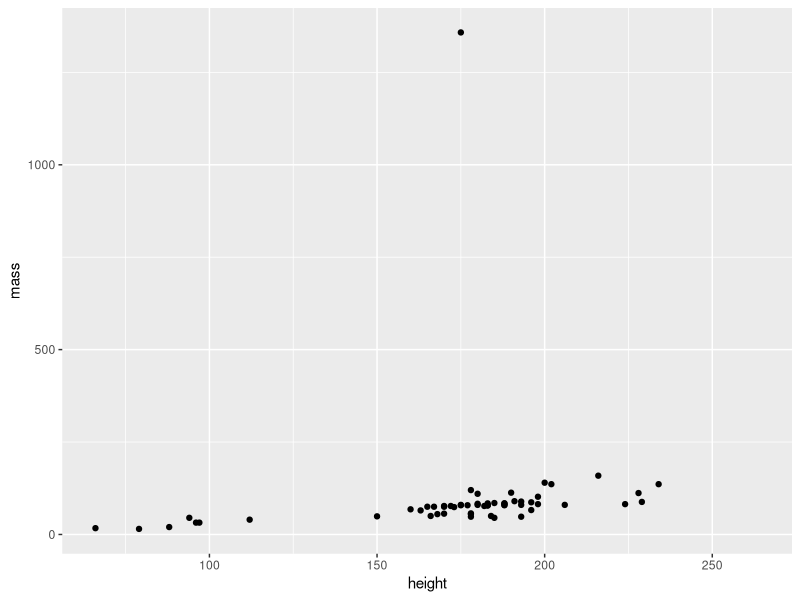
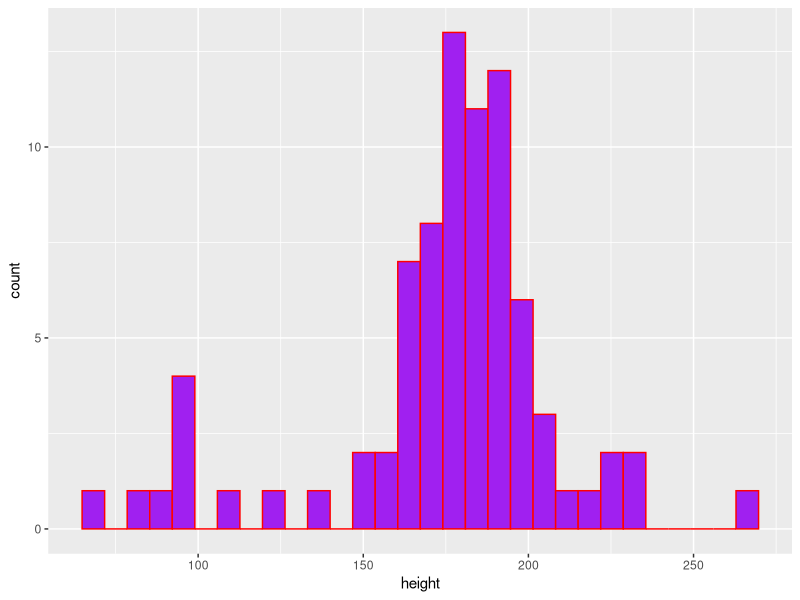

Reproduce these figures in R, in order.
## ---- chunk 1
#| warning: false
#| message: false
library(tidyverse)
library(dplyr)

## ---- chunk 2
#| include: false
# Return the first and last 6 lines of starwars
head(starwars)
tail(starwars)
# Return the dimsions of the starwars df
dim(starwars)
# Return summary statistics
summary(starwars)


## ---- chunk 3
#| fig-cap: "BMI of starwars characters"
ggplot(starwars, aes(x = height, y = mass)) +
  geom_point()
## ---- chunk 4
ggplot(starwars, aes(x = height)) +
  geom_histogram(color = "red", fill = "purple")
## ---- chunk 5
sw_height_mean <- mean(starwars$height, na.rm = TRUE)
sw_height_median <- median(starwars$height, na.rm = TRUE)
sw_height_var <- var(starwars$height, na.rm = TRUE)
sw_height_sd <- sd(starwars$height, na.rm = TRUE)


